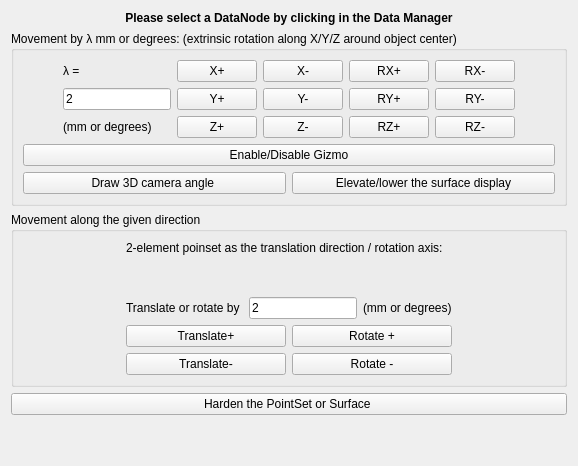
     <widget class="QWidget" name="tab">
      <attribute name="title">
       <string>Intuitive</string>
      </attribute>
      <layout class="QGridLayout" name="gridLayout_8">
       <item row="2" column="0">
        <widget class="QGroupBox" name="groupBox_4">
         <property name="title">
          <string>Movement along the given direction</string>
         </property>
         <layout class="QGridLayout" name="gridLayout_10">
          <item row="0" column="1">
           <layout class="QVBoxLayout" name="verticalLayout">
            <item>
             <widget class="QLabel" name="label">
              <property name="text">
               <string>2-element poinset as the translation direction / rotation axis: </string>
              </property>
             </widget>
            </item>
            <item>
             <widget class="QmitkSingleNodeSelectionWidget" name="mitkSelectWidget_directionPointSet" native="true">
              <property name="minimumSize">
               <size>
                <width>0</width>
                <height>30</height>
               </size>
              </property>
             </widget>
            </item>
           </layout>
          </item>
          <item row="1" column="1">
           <layout class="QHBoxLayout" name="horizontalLayout_3">
            <item>
             <widget class="QLabel" name="label_4">
              <property name="text">
               <string>Translate or rotate by </string>
              </property>
             </widget>
            </item>
            <item>
             <widget class="QLineEdit" name="lineEdit_intuitiveValue_2">
              <property name="text">
               <string>2</string>
              </property>
             </widget>
            </item>
            <item>
             <widget class="QLabel" name="label_2">
              <property name="text">
               <string>(mm or degrees)</string>
              </property>
             </widget>
            </item>
           </layout>
          </item>
          <item row="2" column="0">
           <spacer name="horizontalSpacer_6">
            <property name="orientation">
             <enum>Qt::Horizontal</enum>
            </property>
            <property name="sizeHint" stdset="0">
             <size>
              <width>40</width>
              <height>20</height>
             </size>
            </property>
           </spacer>
          </item>
          <item row="2" column="1">
           <layout class="QGridLayout" name="gridLayout_9">
            <item row="0" column="0">
             <widget class="QPushButton" name="pushButton_translatePlus">
              <property name="text">
               <string>Translate+</string>
              </property>
             </widget>
            </item>
            <item row="0" column="1">
             <widget class="QPushButton" name="pushButton_RotatePlus">
              <property name="text">
               <string>Rotate +</string>
              </property>
             </widget>
            </item>
            <item row="1" column="0">
             <widget class="QPushButton" name="pushButton_translateMinus">
              <property name="text">
               <string>Translate-</string>
              </property>
             </widget>
            </item>
            <item row="1" column="1">
             <widget class="QPushButton" name="pushButton_RotateMinus">
              <property name="text">
               <string>Rotate -</string>
              </property>
             </widget>
            </item>
           </layout>
          </item>
          <item row="2" column="2">
           <spacer name="horizontalSpacer_5">
            <property name="orientation">
             <enum>Qt::Horizontal</enum>
            </property>
            <property name="sizeHint" stdset="0">
             <size>
              <width>40</width>
              <height>20</height>
             </size>
            </property>
           </spacer>
          </item>
         </layout>
        </widget>
       </item>
       <item row="4" column="0">
        <spacer name="verticalSpacer_2">
         <property name="orientation">
          <enum>Qt::Vertical</enum>
         </property>
         <property name="sizeHint" stdset="0">
          <size>
           <width>20</width>
           <height>40</height>
          </size>
         </property>
        </spacer>
       </item>
       <item row="1" column="0">
        <widget class="QGroupBox" name="groupBox_3">
         <property name="title">
          <string>Movement by λ mm or degrees: (extrinsic rotation along X/Y/Z around object center)</string>
         </property>
         <layout class="QGridLayout" name="gridLayout_2">
          <item row="0" column="0" colspan="2">
           <layout class="QGridLayout" name="gridLayout_7">
            <item row="0" column="6">
             <widget class="QPushButton" name="pushButton_rxm">
              <property name="text">
               <string>RX-</string>
              </property>
             </widget>
            </item>
            <item row="0" column="3">
             <widget class="QPushButton" name="pushButton_xp">
              <property name="text">
               <string>X+</string>
              </property>
             </widget>
            </item>
            <item row="3" column="3">
             <widget class="QPushButton" name="pushButton_zp">
              <property name="text">
               <string>Z+</string>
              </property>
             </widget>
            </item>
            <item row="0" column="4">
             <widget class="QPushButton" name="pushButton_xm">
              <property name="text">
               <string>X-</string>
              </property>
             </widget>
            </item>
            <item row="3" column="4">
             <widget class="QPushButton" name="pushButton_zm">
              <property name="text">
               <string>Z-</string>
              </property>
             </widget>
            </item>
            <item row="2" column="7">
             <spacer name="horizontalSpacer_2">
              <property name="orientation">
               <enum>Qt::Horizontal</enum>
              </property>
              <property name="sizeHint" stdset="0">
               <size>
                <width>40</width>
                <height>20</height>
               </size>
              </property>
             </spacer>
            </item>
            <item row="2" column="4">
             <widget class="QPushButton" name="pushButton_ym">
              <property name="text">
               <string>Y-</string>
              </property>
             </widget>
            </item>
            <item row="0" column="5">
             <widget class="QPushButton" name="pushButton_rxp">
              <property name="text">
               <string>RX+</string>
              </property>
             </widget>
            </item>
            <item row="2" column="3">
             <widget class="QPushButton" name="pushButton_yp">
              <property name="text">
               <string>Y+</string>
              </property>
             </widget>
            </item>
            <item row="2" column="0">
             <spacer name="horizontalSpacer">
              <property name="orientation">
               <enum>Qt::Horizontal</enum>
              </property>
              <property name="sizeHint" stdset="0">
               <size>
                <width>40</width>
                <height>20</height>
               </size>
              </property>
             </spacer>
            </item>
            <item row="3" column="6">
             <widget class="QPushButton" name="pushButton_rzm">
              <property name="text">
               <string>RZ-</string>
              </property>
             </widget>
            </item>
            <item row="2" column="5">
             <widget class="QPushButton" name="pushButton_ryp">
              <property name="text">
               <string>RY+</string>
              </property>
             </widget>
            </item>
            <item row="2" column="6">
             <widget class="QPushButton" name="pushButton_rym">
              <property name="text">
               <string>RY-</string>
              </property>
             </widget>
            </item>
            <item row="3" column="1">
             <widget class="QLabel" name="label_5">
              <property name="text">
               <string>(mm or degrees)</string>
              </property>
             </widget>
            </item>
            <item row="3" column="5">
             <widget class="QPushButton" name="pushButton_rzp">
              <property name="text">
               <string>RZ+</string>
              </property>
             </widget>
            </item>
            <item row="2" column="1">
             <widget class="QLineEdit" name="lineEdit_intuitiveValue_1">
              <property name="text">
               <string>2</string>
              </property>
             </widget>
            </item>
            <item row="0" column="1">
             <widget class="QLabel" name="label_6">
              <property name="layoutDirection">
               <enum>Qt::LeftToRight</enum>
              </property>
              <property name="text">
               <string>λ =</string>
              </property>
             </widget>
            </item>
           </layout>
          </item>
          <item row="2" column="0">
           <widget class="QPushButton" name="pushButton_getCameraAngle">
            <property name="text">
             <string>Draw 3D camera angle </string>
            </property>
           </widget>
          </item>
          <item row="2" column="1">
           <widget class="QPushButton" name="pushButton_elevateSurface">
            <property name="text">
             <string>Elevate/lower the surface display</string>
            </property>
           </widget>
          </item>
          <item row="1" column="0" colspan="2">
           <widget class="QPushButton" name="pushButton_addGizmo">
            <property name="text">
             <string>Enable/Disable Gizmo</string>
            </property>
           </widget>
          </item>
         </layout>
        </widget>
       </item>
       <item row="3" column="0">
        <widget class="QPushButton" name="pushButton_hardenData">
         <property name="text">
          <string>Harden the PointSet or Surface </string>
         </property>
        </widget>
       </item>
       <item row="0" column="0">
        <widget class="QLabel" name="label_15">
         <property name="font">
          <font>
           <weight>75</weight>
           <bold>true</bold>
          </font>
         </property>
         <property name="text">
          <string>Please select a DataNode by clicking in the Data Manager</string>
         </property>
         <property name="alignment">
          <set>Qt::AlignCenter</set>
         </property>
        </widget>
       </item>
      </layout>
     </widget>
